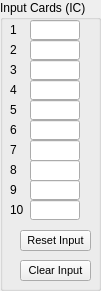
   <widget class="QGroupBox" name="InputGroup">
    <property name="geometry">
     <rect>
      <x>50</x>
      <y>90</y>
      <width>101</width>
      <height>291</height>
     </rect>
    </property>
    <property name="title">
     <string>Input Cards (IC)</string>
    </property>
    <widget class="QLineEdit" name="IC1">
     <property name="geometry">
      <rect>
       <x>30</x>
       <y>20</y>
       <width>50</width>
       <height>20</height>
      </rect>
     </property>
     <property name="font">
      <font>
       <pointsize>10</pointsize>
      </font>
     </property>
    </widget>
    <widget class="QLineEdit" name="IC2">
     <property name="geometry">
      <rect>
       <x>30</x>
       <y>40</y>
       <width>50</width>
       <height>20</height>
      </rect>
     </property>
     <property name="font">
      <font>
       <pointsize>10</pointsize>
      </font>
     </property>
    </widget>
    <widget class="QLineEdit" name="IC3">
     <property name="geometry">
      <rect>
       <x>30</x>
       <y>60</y>
       <width>50</width>
       <height>20</height>
      </rect>
     </property>
     <property name="font">
      <font>
       <pointsize>10</pointsize>
      </font>
     </property>
    </widget>
    <widget class="QLineEdit" name="IC4">
     <property name="geometry">
      <rect>
       <x>30</x>
       <y>80</y>
       <width>50</width>
       <height>20</height>
      </rect>
     </property>
     <property name="font">
      <font>
       <pointsize>10</pointsize>
      </font>
     </property>
    </widget>
    <widget class="QLineEdit" name="IC5">
     <property name="geometry">
      <rect>
       <x>30</x>
       <y>100</y>
       <width>50</width>
       <height>20</height>
      </rect>
     </property>
     <property name="font">
      <font>
       <pointsize>10</pointsize>
      </font>
     </property>
    </widget>
    <widget class="QLineEdit" name="IC6">
     <property name="geometry">
      <rect>
       <x>30</x>
       <y>120</y>
       <width>50</width>
       <height>20</height>
      </rect>
     </property>
     <property name="font">
      <font>
       <pointsize>10</pointsize>
      </font>
     </property>
    </widget>
    <widget class="QLineEdit" name="IC7">
     <property name="geometry">
      <rect>
       <x>30</x>
       <y>140</y>
       <width>50</width>
       <height>21</height>
      </rect>
     </property>
     <property name="font">
      <font>
       <pointsize>10</pointsize>
      </font>
     </property>
    </widget>
    <widget class="QLineEdit" name="IC8">
     <property name="geometry">
      <rect>
       <x>30</x>
       <y>160</y>
       <width>50</width>
       <height>21</height>
      </rect>
     </property>
     <property name="font">
      <font>
       <pointsize>10</pointsize>
      </font>
     </property>
    </widget>
    <widget class="QLineEdit" name="IC9">
     <property name="geometry">
      <rect>
       <x>30</x>
       <y>180</y>
       <width>50</width>
       <height>20</height>
      </rect>
     </property>
     <property name="font">
      <font>
       <pointsize>10</pointsize>
      </font>
     </property>
    </widget>
    <widget class="QLineEdit" name="IC10">
     <property name="geometry">
      <rect>
       <x>30</x>
       <y>200</y>
       <width>50</width>
       <height>20</height>
      </rect>
     </property>
     <property name="font">
      <font>
       <pointsize>10</pointsize>
      </font>
     </property>
    </widget>
    <widget class="QLabel" name="label">
     <property name="geometry">
      <rect>
       <x>10</x>
       <y>20</y>
       <width>15</width>
       <height>20</height>
      </rect>
     </property>
     <property name="text">
      <string>1</string>
     </property>
    </widget>
    <widget class="QLabel" name="label_2">
     <property name="geometry">
      <rect>
       <x>10</x>
       <y>40</y>
       <width>15</width>
       <height>20</height>
      </rect>
     </property>
     <property name="text">
      <string>2</string>
     </property>
    </widget>
    <widget class="QLabel" name="label_3">
     <property name="geometry">
      <rect>
       <x>10</x>
       <y>60</y>
       <width>15</width>
       <height>20</height>
      </rect>
     </property>
     <property name="text">
      <string>3</string>
     </property>
    </widget>
    <widget class="QLabel" name="label_4">
     <property name="geometry">
      <rect>
       <x>10</x>
       <y>80</y>
       <width>15</width>
       <height>20</height>
      </rect>
     </property>
     <property name="text">
      <string>4</string>
     </property>
    </widget>
    <widget class="QLabel" name="label_5">
     <property name="geometry">
      <rect>
       <x>10</x>
       <y>100</y>
       <width>15</width>
       <height>20</height>
      </rect>
     </property>
     <property name="text">
      <string>5</string>
     </property>
    </widget>
    <widget class="QLabel" name="label_6">
     <property name="geometry">
      <rect>
       <x>10</x>
       <y>120</y>
       <width>15</width>
       <height>20</height>
      </rect>
     </property>
     <property name="text">
      <string>6</string>
     </property>
    </widget>
    <widget class="QLabel" name="label_7">
     <property name="geometry">
      <rect>
       <x>10</x>
       <y>140</y>
       <width>15</width>
       <height>20</height>
      </rect>
     </property>
     <property name="text">
      <string>7</string>
     </property>
    </widget>
    <widget class="QLabel" name="label_8">
     <property name="geometry">
      <rect>
       <x>10</x>
       <y>160</y>
       <width>15</width>
       <height>20</height>
      </rect>
     </property>
     <property name="text">
      <string>8</string>
     </property>
    </widget>
    <widget class="QLabel" name="label_9">
     <property name="geometry">
      <rect>
       <x>10</x>
       <y>180</y>
       <width>15</width>
       <height>20</height>
      </rect>
     </property>
     <property name="text">
      <string>9</string>
     </property>
    </widget>
    <widget class="QLabel" name="label_10">
     <property name="geometry">
      <rect>
       <x>10</x>
       <y>200</y>
       <width>15</width>
       <height>20</height>
      </rect>
     </property>
     <property name="text">
      <string>10</string>
     </property>
    </widget>
    <widget class="QPushButton" name="resetInBtn">
     <property name="geometry">
      <rect>
       <x>20</x>
       <y>230</y>
       <width>71</width>
       <height>21</height>
      </rect>
     </property>
     <property name="font">
      <font>
       <pointsize>8</pointsize>
       <weight>50</weight>
       <bold>false</bold>
      </font>
     </property>
     <property name="text">
      <string>Reset Input</string>
     </property>
    </widget>
    <widget class="QPushButton" name="clearInBut">
     <property name="geometry">
      <rect>
       <x>20</x>
       <y>260</y>
       <width>71</width>
       <height>21</height>
      </rect>
     </property>
     <property name="font">
      <font>
       <pointsize>8</pointsize>
       <weight>50</weight>
       <bold>false</bold>
      </font>
     </property>
     <property name="text">
      <string>Clear Input</string>
     </property>
    </widget>
    <zorder>IC1</zorder>
    <zorder>IC2</zorder>
    <zorder>IC3</zorder>
    <zorder>IC4</zorder>
    <zorder>IC5</zorder>
    <zorder>IC6</zorder>
    <zorder>IC7</zorder>
    <zorder>IC8</zorder>
    <zorder>IC9</zorder>
    <zorder>IC10</zorder>
    <zorder>label</zorder>
    <zorder>label_2</zorder>
    <zorder>label_3</zorder>
    <zorder>label_4</zorder>
    <zorder>label_5</zorder>
    <zorder>label_6</zorder>
    <zorder>label_7</zorder>
    <zorder>label_8</zorder>
    <zorder>label_9</zorder>
    <zorder>label_10</zorder>
    <zorder>resetInBtn</zorder>
    <zorder>clearInBut</zorder>
    <zorder>saveLoadWidget</zorder>
   </widget>
